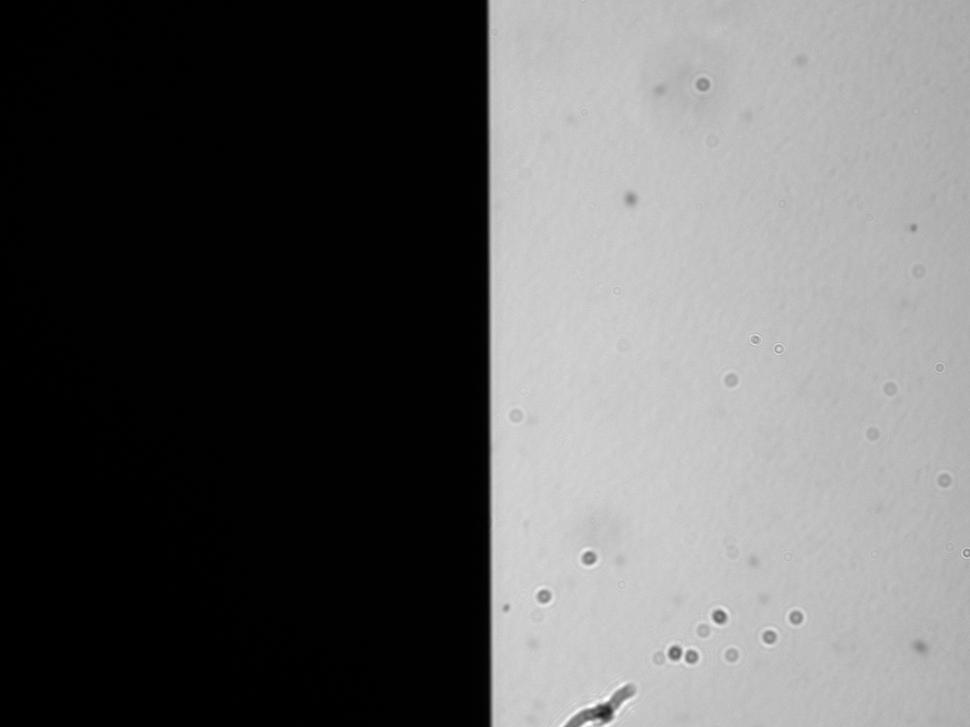
#> input picture odzhegov/photo/10/reference_black_edge_10.png, 970 x 727 px, shrunk from 1440 x 1080 before the run
$ python hist_plot.py
#> lines starting #> are read from the running program, lines starting #| are printed output that depends on the picture
import matplotlib.pyplot as plt
import cv2
import numpy as np


im = cv2.imread('reference_black_edge_10.png')
#> im is the input picture: shape (727, 970, 3); min 0, max 255, mean 95.1
# calculate mean value from RGB channels and flatten to 1D array
vals = im.mean(axis=2).flatten()
# plot histogram with 255 bins
b, bins, patches = plt.hist(vals, 255)
#> b = 255 values, max 213335 at index 1, min 1 at index 251, mean 2765.5; bins = 256 values from 0 to 255; patches = 255 items

np.sum(b[100:]*bins[101:])/np.sum(b[100:])

treshold = round(len(bins)/1.7)
#> treshold = 151

#b_f = b
#b_f[b_f < np.average(b_f)*1.3] = 0
av_max = bins[treshold+np.argmax(b[treshold:])]#np.sum(b_f[50:]*bins[51:])/np.sum(b_f[50:])
#> av_max = 201
plt.vlines(av_max, 0, np.max(b), color="orange", linestyles="--")

#b_f = b
#b_f[b_f < np.average(b_f)*4] = 0
av_min = bins[np.argmax(b[:treshold])] #np.sum(b_f[:50]*bins[:50])/np.sum(b_f[:50])
#> av_min = 1
plt.vlines(av_min, 0, np.max(b), color="orange", linestyles="--")

plt.title(str(round(av_min, 1)) + ", " + str(round(av_max, 1)))
plt.xlim([0,255])
plt.show()
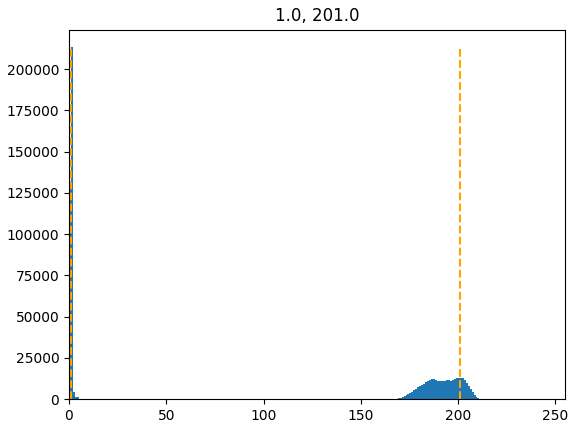
#> figure drawn by matplotlib, 1 panel; tallest bar 213335 high, from x = 1 to 2
